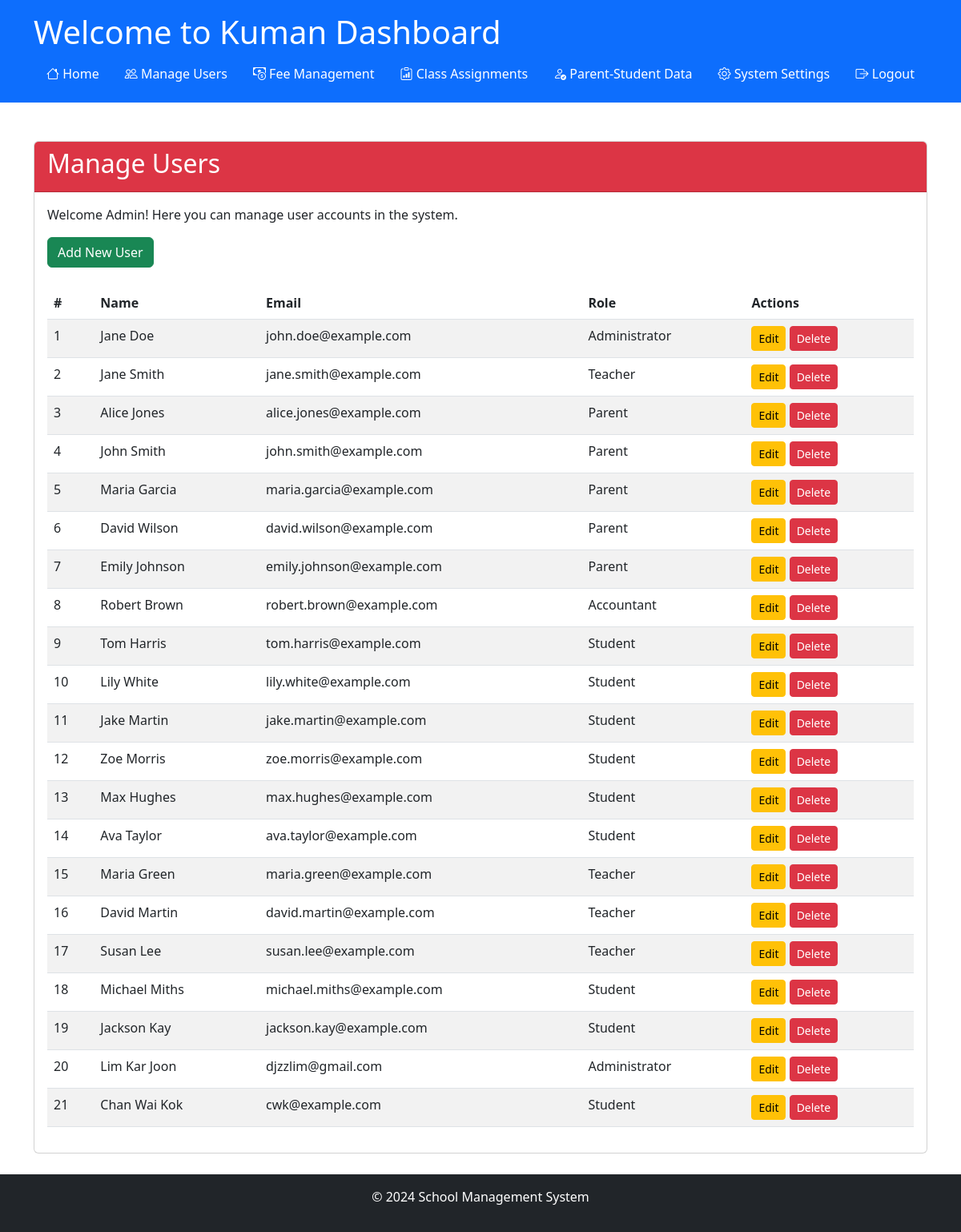
Before: /admin/manage_users (signed in) with the older database file.
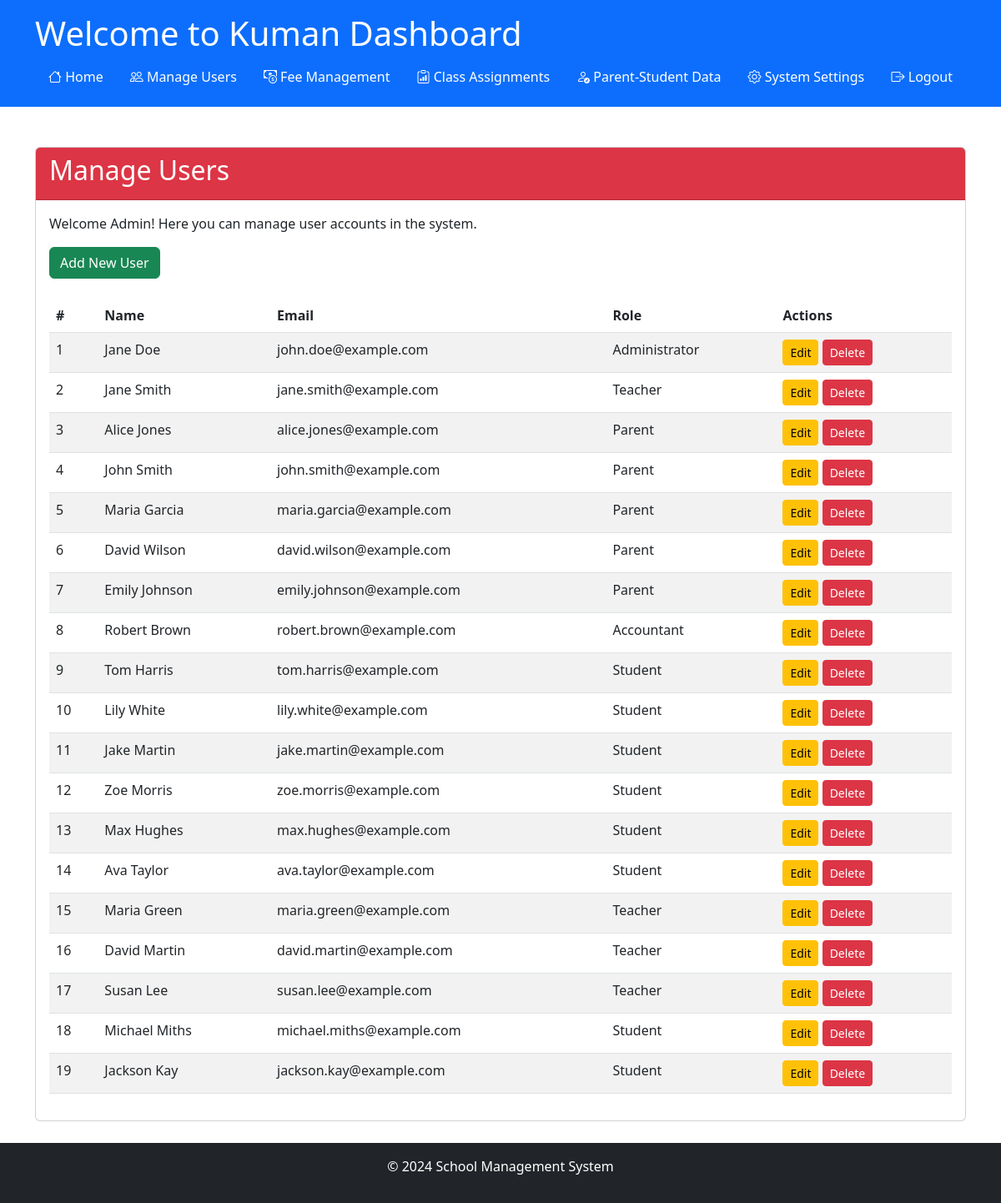
After: the same page with the newer database file.
### app/models/models.py (models this page shows)
class Settings(db.Model):
    __tablename__ = 'Settings'
    setting_key = db.Column('SettingKey', db.String, primary_key=True)
    setting_value = db.Column('SettingValue', db.String, nullable=False)
    description = db.Column('Description', db.String, nullable=False)
    category = db.Column('Category', db.String, nullable=False)

class User(UserMixin, db.Model):
    __tablename__ = 'User'
    id = db.Column('Id', db.String, primary_key=True, default=lambda: str(uuid.uuid4()))
    password = db.Column('Password', db.String, nullable=True)
    role_id = db.Column('RoleId', db.String, ForeignKey('Role.RoleId', ondelete='SET NULL'))
    email = db.Column('Email', db.String, nullable=False)
    first_name = db.Column('FirstName', db.String, nullable=False)
    last_name = db.Column('LastName', db.String, nullable=False)
    date_of_birth = db.Column('DateOfBirth', db.Date, nullable=False)
    role = relationship('Role', back_populates='users')
    parent_relations = relationship('ParentStudentRelation', back_populates='parent', foreign_keys='ParentStudentRelation.parent_id')
    student_relations = relationship('ParentStudentRelation', back_populates='student', foreign_keys='ParentStudentRelation.student_id')
    student_fees = relationship('StudentFeeAssignment', back_populates='student')
    class_assignments_teacher = relationship('ClassAssignment', back_populates='teacher', foreign_keys='ClassAssignment.teacher_id')
    class_assignments_student = relationship('ClassAssignment', back_populates='student', foreign_keys='ClassAssignment.student_id')
    messages_sent = relationship('Notification', back_populates='teacher', foreign_keys='Notification.teacher_id')
    messages_received = relationship('Notification', back_populates='student', foreign_keys='Notification.student_id')

class Role(db.Model):
    __tablename__ = 'Role'
    id = db.Column('RoleId', db.String, primary_key=True, default=lambda: str(uuid.uuid4()))
    role_name = db.Column('RoleName', db.String, nullable=False)
    users = relationship('User', back_populates='role')

### app/routes/admin/user_management.py (the view)
@admin.route('/manage_users')
@login_required
@role_required('1')
def manage_users():
    users = User.query.all()  # Retrieve all users from the User table
    return render_template('admin/manage_users.html', users=users, app_name=app_name())

### app/__init__.py (called while the page is built)
@login_manager.user_loader
def load_user(user_id):
    from .models.models import User
    return User.query.get(user_id)

### app/routes/routes.py (called while the page is built)
def app_name():
    app_name = "School Management System"
    with current_app.app_context():
        setting = Settings.query.filter_by(setting_key='school_name').first()
        if setting and setting.setting_value:
            app_name = setting.setting_value
    return app_name

def role_required(*roles):
    def decorator(f):
        @wraps(f)
        def decorated_function(*args, **kwargs):
            if not current_user.is_authenticated or current_user.role_id not in roles:
                abort(403)  # Forbidden access if role does not match
            return f(*args, **kwargs)
        return decorated_function
    return decorator

### app/templates/admin/manage_users.html (shortened to what this page needs)
{% extends "share/dashboard.html" %} {% block title %}Manage Users{% endblock %}
{% block card_header %}bg-danger{% endblock %} {% block card_title %}Manage
Users{% endblock %} {% block card_content %}
<p>Welcome Admin! Here you can manage user accounts in the system.</p>
<div class="mb-4">
	<a href="{{ url_for('admin.add_user') }}" class="btn btn-success"
		>Add New User</a
	>
</div>
<div class="table-responsive">
	<table class="table table-striped">
		<thead>
			<tr>
				<th>#</th>
				<th>Name</th>
				<th>Email</th>
				<th>Role</th>
				<th>Actions</th>
			</tr>
		</thead>
		<tbody>
			{% for user in users %}
			<tr>
				<td>{{ loop.index }}</td>
				<td>{{ user.first_name }} {{ user.last_name }}</td>
				<td>{{ user.email }}</td>
				<td>{{ user.role.role_name }}</td>
				<td>
					<a
						href="{{ url_for('admin.edit_user', user_id=user.id) }}"
						class="btn btn-warning btn-sm"
						>Edit</a
					>
					<form
						action="{{ url_for('admin.delete_user', user_id=user.id) }}"
						method="post"
						class="d-inline"
						onsubmit="return confirm('Are you sure you want to delete this user?');"
					>
						<button type="submit" class="btn btn-danger btn-sm">Delete</button>
					</form>
				</td>
			</tr>
			{% endfor %}
		</tbody>
	</table>
</div>
{% endblock %}

### app/templates/share/dashboard.html (shortened to what this page needs)
<!DOCTYPE html>
<html lang="en">
  <head>
    <link href="https://cdn.jsdelivr.net/npm/bootstrap@5.3.0-alpha1/dist/css/bootstrap.min.css" rel="stylesheet" />
    <link href="https://cdn.jsdelivr.net/npm/bootstrap-icons/font/bootstrap-icons.css" rel="stylesheet" />
  </head>
  <body>
    <header class="bg-primary text-white p-3">
      <div class="container">
        <h1>Welcome to {{ app_name }} Dashboard</h1>
        <nav class="d-flex">
          <ul class="nav me-auto">
            <li class="nav-item">
              <a class="nav-link text-white"
                href="{% if current_user.role_id == '1' %}
                        {{ url_for('admin.dashboard') }}
                      {% elif current_user.role_id == '2' %}
                        {{ url_for('teacher.dashboard') }}
                      {% elif current_user.role_id == '3' %}
                        {{ url_for('parent.dashboard') }}
                      {% elif current_user.role_id == '4' %}
                        {{ url_for('accountant.dashboard') }}
                      {% else %}
                        {{ url_for('views.home') }}
                      {% endif %}"
              >
                <i class="bi bi-house"></i> Home
              </a>
            </li>
            {% if current_user.role_id == '1' %}
              <li class="nav-item">
                <a class="nav-link text-white" href="{{ url_for('admin.manage_users') }}">
                  <i class="bi bi-people"></i> Manage Users
                </a>
              </li>
              <li class="nav-item">
                <a class="nav-link text-white" href="{{ url_for('admin.fee_management') }}">
                  <i class="bi bi-cash-coin"></i> Fee Management
                </a>
              </li>
              <li class="nav-item">
                <a class="nav-link text-white" href="{{ url_for('admin.class_assignments') }}">
                  <i class="bi bi-clipboard-data"></i> Class Assignments
                </a>
              </li>
              <li class="nav-item">
                <a class="nav-link text-white" href="{{ url_for('admin.parent_student') }}">
                  <i class="bi bi-person-check"></i> Parent-Student Data
                </a>
              </li>
              <li class="nav-item">
                <a class="nav-link text-white" href="{{ url_for('admin.system_settings') }}">
                  <i class="bi bi-gear"></i> System Settings
                </a>
              </li>
            {% endif %}
          </ul>
          <ul class="nav ms-auto">
            <li class="nav-item">
              <a class="nav-link text-white" href="{{ url_for('auth.logout') }}">
                <i class="bi bi-box-arrow-right"></i> Logout
              </a>
            </li>
          </ul>
        </nav>
      </div>
    </header>
    <main class="container my-5" style="padding-bottom: 50px;">
      <div class="card">
        <div class="card-header text-white {% block card_header %}{% endblock %}">
          <h2>{% block card_title %} {% endblock %}</h2>
        </div>
        <div class="card-body">{% block card_content %} {% endblock %}</div>
      </div>
    </main>
    <footer class="bg-dark text-white py-3 fixed-bottom footer">
      <div class="container text-center">
        <p>&copy; 2024 School Management System</p>
      </div>
    </footer>
  </body>
</html>

Changed rows visible on the page:
removed User: first_name "Lim", last_name "Kar Joon", email "djzzlim@gmail.com", role.role_name "Administrator"
removed User: first_name "Chan", last_name "Wai Kok", email "cwk@example.com", role.role_name "Student"
